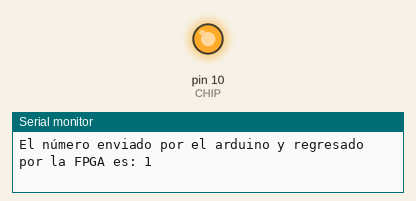
The sketch below on a simulated Arduino Uno, built with avr-gcc and run on an emulated ATmega328P. Shown: output pins drawn as LEDs (lit = HIGH), the last lines printed to the serial monitor.

Above: at 0.1 s.
At 37.1 s:
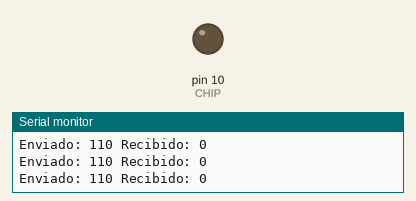
Timing chart, 0 to 38.6 s (numbered marks = the images above):
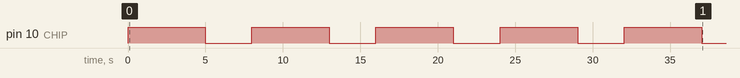

The sketch:

Taller.ino
```cpp
#include <SPI.h>

const int CHIP = 10; // Pin de selección del esclavo en la FPGA


#define START_COMMUNICATION 0x01
#define END_COMMUNICATION   0x00

int currentValue = 0;

unsigned long startTime = 0;

void setup() {

  pinMode(CHIP, OUTPUT);
  SPI.setDataMode(SPI_MODE0);  // Modo de comunicación SPI (ajusta según la FPGA)
  SPI.setBitOrder(MSBFIRST);   // Orden de bits más significativos primero
  SPI.setClockDivider(SPI_CLOCK_DIV16);  // Divisor de frecuencia SPI
  digitalWrite(CHIP, HIGH);  // Deseleccionar el esclavo al principio
  Serial.begin(9600);
  SPI.begin();
}


void loop() {
  // Iniciar la comunicación
  digitalWrite(CHIP, LOW);

  byte dataToSend = 0b0000;
  currentValue++;
  if (currentValue > 10) {
    currentValue = 0; // Reinicia el valor si llega a 10
  }
  dataToSend |= (currentValue & 0x0F);


  byte dataReceived;
  byte ultimos4Bits;
  bool igual = false;

  startTime = millis(); // Registra el tiempo de inicio

  while (!igual && (millis() - startTime < 3000)) { // Continuar mientras no se alcance el tiempo límite
    dataReceived = SPI.transfer(currentValue);  // Envía los datos y recibe la respuesta
    ultimos4Bits = dataReceived;


    if ((dataToSend >> 1) == (ultimos4Bits % 8)) {
      igual = true;
      Serial.print("El número enviado por el arduino y regresado por la FPGA es: ");
      Serial.println(dataToSend);
    } else {
      Serial.print("Enviado: ");
      Serial.print(dataToSend, BIN);
      Serial.print(" Recibido: ");
      Serial.println(ultimos4Bits, BIN);
    }
  }

  digitalWrite(CHIP, HIGH);  // Desactiva la señal CHIP para finalizar la comunicación

  delay(5000);
}
```

Measured:
- by itself, pin 10 (CHIP): alternates HIGH for 5.0 s and LOW for 3.0 s
